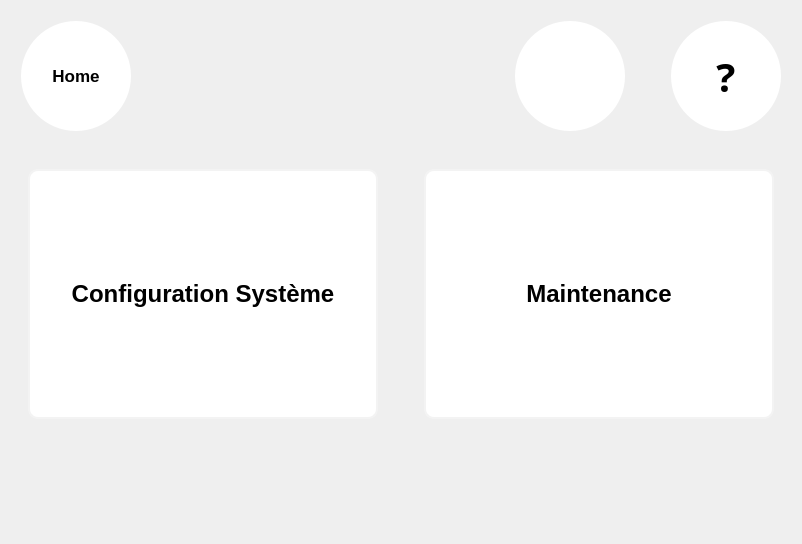
<?xml version="1.0" encoding="UTF-8"?>
<ui version="4.0">
 <class>Setting</class>
 <widget class="QWidget" name="Setting">
  <property name="geometry">
   <rect>
    <x>0</x>
    <y>0</y>
    <width>802</width>
    <height>544</height>
   </rect>
  </property>
  <property name="windowTitle">
   <string>Form</string>
  </property>
  <property name="styleSheet">
   <string notr="true">QToolTip{	
	border:1px white;	
	border-radius:0px;  
	font : 15pt;
	background-color: rgb(114, 114, 114);
	color: rgb(255, 255, 255);	    	
}</string>
  </property>
  <layout class="QGridLayout" name="gridLayout">
   <item row="0" column="0">
    <layout class="QVBoxLayout" name="verticalLayout">
     <property name="margin">
      <number>5</number>
     </property>
     <item>
      <layout class="QHBoxLayout" name="horizontalLayout">
       <property name="margin">
        <number>5</number>
       </property>
       <item>
        <widget class="QToolButton" name="B_Home">
         <property name="minimumSize">
          <size>
           <width>110</width>
           <height>110</height>
          </size>
         </property>
         <property name="maximumSize">
          <size>
           <width>110</width>
           <height>110</height>
          </size>
         </property>
         <property name="palette">
          <palette>
           <active>
            <colorrole role="Button">
             <brush brushstyle="SolidPattern">
              <color alpha="255">
               <red>255</red>
               <green>255</green>
               <blue>255</blue>
              </color>
             </brush>
            </colorrole>
            <colorrole role="Base">
             <brush brushstyle="SolidPattern">
              <color alpha="255">
               <red>255</red>
               <green>255</green>
               <blue>255</blue>
              </color>
             </brush>
            </colorrole>
            <colorrole role="Window">
             <brush brushstyle="SolidPattern">
              <color alpha="255">
               <red>255</red>
               <green>255</green>
               <blue>255</blue>
              </color>
             </brush>
            </colorrole>
           </active>
           <inactive>
            <colorrole role="Button">
             <brush brushstyle="SolidPattern">
              <color alpha="255">
               <red>255</red>
               <green>255</green>
               <blue>255</blue>
              </color>
             </brush>
            </colorrole>
            <colorrole role="Base">
             <brush brushstyle="SolidPattern">
              <color alpha="255">
               <red>255</red>
               <green>255</green>
               <blue>255</blue>
              </color>
             </brush>
            </colorrole>
            <colorrole role="Window">
             <brush brushstyle="SolidPattern">
              <color alpha="255">
               <red>255</red>
               <green>255</green>
               <blue>255</blue>
              </color>
             </brush>
            </colorrole>
           </inactive>
           <disabled>
            <colorrole role="Button">
             <brush brushstyle="SolidPattern">
              <color alpha="255">
               <red>255</red>
               <green>255</green>
               <blue>255</blue>
              </color>
             </brush>
            </colorrole>
            <colorrole role="Base">
             <brush brushstyle="SolidPattern">
              <color alpha="255">
               <red>255</red>
               <green>255</green>
               <blue>255</blue>
              </color>
             </brush>
            </colorrole>
            <colorrole role="Window">
             <brush brushstyle="SolidPattern">
              <color alpha="255">
               <red>255</red>
               <green>255</green>
               <blue>255</blue>
              </color>
             </brush>
            </colorrole>
           </disabled>
          </palette>
         </property>
         <property name="font">
          <font>
           <pointsize>13</pointsize>
           <weight>75</weight>
           <bold>true</bold>
          </font>
         </property>
         <property name="styleSheet">
          <string notr="true">QToolButton{
background-color: rgb(255, 255, 255);
border:none;
border-radius:55px;
max-width:110px;
max-height:110px;
min-width:110px;
min-height:110px;
}

QToolButton:pressed{ 
	background-color: #ECF0F1;
}
QToolTip{
	border:1px white;	
	border-radius:0px;
    min-width:50;
	max-width:450;
	font : 15pt;
	min-height:50;
	max-height:150;
	background-color: rgb(114, 114, 114);
	color: rgb(255, 255, 255);	    	
}</string>
         </property>
         <property name="text">
          <string>Home</string>
         </property>
         <property name="icon">
          <iconset resource="Src.qrc">
           <normaloff>:/ImgList/Home</normaloff>:/ImgList/Home</iconset>
         </property>
         <property name="iconSize">
          <size>
           <width>70</width>
           <height>70</height>
          </size>
         </property>
         <property name="toolButtonStyle">
          <enum>Qt::ToolButtonTextUnderIcon</enum>
         </property>
         <property name="autoRaise">
          <bool>true</bool>
         </property>
        </widget>
       </item>
       <item>
        <spacer name="horizontalSpacer">
         <property name="orientation">
          <enum>Qt::Horizontal</enum>
         </property>
         <property name="sizeHint" stdset="0">
          <size>
           <width>40</width>
           <height>20</height>
          </size>
         </property>
        </spacer>
       </item>
       <item>
        <widget class="QToolButton" name="B_Assistance">
         <property name="font">
          <font>
           <family>Droid Sans Georgian</family>
           <pointsize>30</pointsize>
           <weight>75</weight>
           <bold>true</bold>
          </font>
         </property>
         <property name="styleSheet">
          <string notr="true">QToolButton{
background-color: rgb(255, 255, 255);
border:none;
border-radius:55px;
max-width:110px;
max-height:110px;
min-width:110px;
min-height:110px;
}

QToolButton:pressed{ 
	background-color: #ECF0F1;
}
QToolTip{
	border:1px white;	
	border-radius:0px;
    min-width:50;
	max-width:450;
	font : 15pt;
	min-height:50;
	max-height:150;
	background-color: rgb(114, 114, 114);
	color: rgb(255, 255, 255);	    	
}</string>
         </property>
         <property name="text">
          <string/>
         </property>
         <property name="icon">
          <iconset resource="Src.qrc">
           <normaloff>:/ImgList/BAssistance</normaloff>:/ImgList/BAssistance</iconset>
         </property>
         <property name="iconSize">
          <size>
           <width>70</width>
           <height>70</height>
          </size>
         </property>
         <property name="popupMode">
          <enum>QToolButton::DelayedPopup</enum>
         </property>
         <property name="toolButtonStyle">
          <enum>Qt::ToolButtonIconOnly</enum>
         </property>
         <property name="autoRaise">
          <bool>true</bool>
         </property>
        </widget>
       </item>
       <item>
        <spacer name="horizontalSpacer_6">
         <property name="orientation">
          <enum>Qt::Horizontal</enum>
         </property>
         <property name="sizeType">
          <enum>QSizePolicy::Fixed</enum>
         </property>
         <property name="sizeHint" stdset="0">
          <size>
           <width>40</width>
           <height>20</height>
          </size>
         </property>
        </spacer>
       </item>
       <item>
        <widget class="QToolButton" name="B_Help">
         <property name="palette">
          <palette>
           <active>
            <colorrole role="Button">
             <brush brushstyle="SolidPattern">
              <color alpha="255">
               <red>255</red>
               <green>255</green>
               <blue>255</blue>
              </color>
             </brush>
            </colorrole>
            <colorrole role="Base">
             <brush brushstyle="SolidPattern">
              <color alpha="255">
               <red>255</red>
               <green>255</green>
               <blue>255</blue>
              </color>
             </brush>
            </colorrole>
            <colorrole role="Window">
             <brush brushstyle="SolidPattern">
              <color alpha="255">
               <red>255</red>
               <green>255</green>
               <blue>255</blue>
              </color>
             </brush>
            </colorrole>
           </active>
           <inactive>
            <colorrole role="Button">
             <brush brushstyle="SolidPattern">
              <color alpha="255">
               <red>255</red>
               <green>255</green>
               <blue>255</blue>
              </color>
             </brush>
            </colorrole>
            <colorrole role="Base">
             <brush brushstyle="SolidPattern">
              <color alpha="255">
               <red>255</red>
               <green>255</green>
               <blue>255</blue>
              </color>
             </brush>
            </colorrole>
            <colorrole role="Window">
             <brush brushstyle="SolidPattern">
              <color alpha="255">
               <red>255</red>
               <green>255</green>
               <blue>255</blue>
              </color>
             </brush>
            </colorrole>
           </inactive>
           <disabled>
            <colorrole role="Button">
             <brush brushstyle="SolidPattern">
              <color alpha="255">
               <red>255</red>
               <green>255</green>
               <blue>255</blue>
              </color>
             </brush>
            </colorrole>
            <colorrole role="Base">
             <brush brushstyle="SolidPattern">
              <color alpha="255">
               <red>255</red>
               <green>255</green>
               <blue>255</blue>
              </color>
             </brush>
            </colorrole>
            <colorrole role="Window">
             <brush brushstyle="SolidPattern">
              <color alpha="255">
               <red>255</red>
               <green>255</green>
               <blue>255</blue>
              </color>
             </brush>
            </colorrole>
           </disabled>
          </palette>
         </property>
         <property name="font">
          <font>
           <family>Droid Sans Georgian</family>
           <pointsize>30</pointsize>
           <weight>75</weight>
           <bold>true</bold>
          </font>
         </property>
         <property name="styleSheet">
          <string notr="true">QToolButton{
background-color: rgb(255, 255, 255);
border:none;
border-radius:55px;
max-width:110px;
max-height:110px;
min-width:110px;
min-height:110px;
}

QToolButton:pressed{ 
	background-color: #ECF0F1;
}
QToolTip{
	border:1px white;	
	border-radius:0px;
    min-width:50;
	max-width:450;
	font : 15pt;
	min-height:50;
	max-height:150;
	background-color: rgb(114, 114, 114);
	color: rgb(255, 255, 255);	    	
}</string>
         </property>
         <property name="text">
          <string>?</string>
         </property>
         <property name="popupMode">
          <enum>QToolButton::DelayedPopup</enum>
         </property>
         <property name="toolButtonStyle">
          <enum>Qt::ToolButtonIconOnly</enum>
         </property>
         <property name="autoRaise">
          <bool>true</bool>
         </property>
        </widget>
       </item>
      </layout>
     </item>
     <item>
      <spacer name="verticalSpacer_2">
       <property name="orientation">
        <enum>Qt::Vertical</enum>
       </property>
       <property name="sizeHint" stdset="0">
        <size>
         <width>20</width>
         <height>40</height>
        </size>
       </property>
      </spacer>
     </item>
     <item>
      <layout class="QHBoxLayout" name="horizontalLayout_2">
       <property name="margin">
        <number>5</number>
       </property>
       <item>
        <spacer name="horizontalSpacer_2">
         <property name="orientation">
          <enum>Qt::Horizontal</enum>
         </property>
         <property name="sizeHint" stdset="0">
          <size>
           <width>40</width>
           <height>20</height>
          </size>
         </property>
        </spacer>
       </item>
       <item>
        <widget class="QToolButton" name="B_MenuConfig">
         <property name="minimumSize">
          <size>
           <width>350</width>
           <height>250</height>
          </size>
         </property>
         <property name="maximumSize">
          <size>
           <width>350</width>
           <height>250</height>
          </size>
         </property>
         <property name="palette">
          <palette>
           <active>
            <colorrole role="Button">
             <brush brushstyle="SolidPattern">
              <color alpha="255">
               <red>255</red>
               <green>255</green>
               <blue>255</blue>
              </color>
             </brush>
            </colorrole>
            <colorrole role="Base">
             <brush brushstyle="SolidPattern">
              <color alpha="255">
               <red>255</red>
               <green>255</green>
               <blue>255</blue>
              </color>
             </brush>
            </colorrole>
            <colorrole role="Window">
             <brush brushstyle="SolidPattern">
              <color alpha="255">
               <red>255</red>
               <green>255</green>
               <blue>255</blue>
              </color>
             </brush>
            </colorrole>
           </active>
           <inactive>
            <colorrole role="Button">
             <brush brushstyle="SolidPattern">
              <color alpha="255">
               <red>255</red>
               <green>255</green>
               <blue>255</blue>
              </color>
             </brush>
            </colorrole>
            <colorrole role="Base">
             <brush brushstyle="SolidPattern">
              <color alpha="255">
               <red>255</red>
               <green>255</green>
               <blue>255</blue>
              </color>
             </brush>
            </colorrole>
            <colorrole role="Window">
             <brush brushstyle="SolidPattern">
              <color alpha="255">
               <red>255</red>
               <green>255</green>
               <blue>255</blue>
              </color>
             </brush>
            </colorrole>
           </inactive>
           <disabled>
            <colorrole role="Button">
             <brush brushstyle="SolidPattern">
              <color alpha="255">
               <red>255</red>
               <green>255</green>
               <blue>255</blue>
              </color>
             </brush>
            </colorrole>
            <colorrole role="Base">
             <brush brushstyle="SolidPattern">
              <color alpha="255">
               <red>255</red>
               <green>255</green>
               <blue>255</blue>
              </color>
             </brush>
            </colorrole>
            <colorrole role="Window">
             <brush brushstyle="SolidPattern">
              <color alpha="255">
               <red>255</red>
               <green>255</green>
               <blue>255</blue>
              </color>
             </brush>
            </colorrole>
           </disabled>
          </palette>
         </property>
         <property name="font">
          <font>
           <pointsize>18</pointsize>
           <weight>75</weight>
           <bold>true</bold>
          </font>
         </property>
         <property name="styleSheet">
          <string notr="true">QToolButton{
background-color: rgb(255, 255, 255);
border-radius:10px;
border:2px solid rgb(243, 243, 243);

}

QToolButton:pressed{ 
	background-color: #ECF0F1;
}

QToolTip{
	position:right-center;
	border:1px white;	
	border-radius:0px;
    min-width:350;
	max-width:450;
	font : 15pt;
	min-height:150;
	max-height:150;
	background-color: rgb(114, 114, 114);
	color: rgb(255, 255, 255);
	    	
}</string>
         </property>
         <property name="text">
          <string>Configuration Système</string>
         </property>
         <property name="icon">
          <iconset resource="Src.qrc">
           <normaloff>:/ImgList/Setting</normaloff>:/ImgList/Setting</iconset>
         </property>
         <property name="iconSize">
          <size>
           <width>150</width>
           <height>150</height>
          </size>
         </property>
         <property name="popupMode">
          <enum>QToolButton::DelayedPopup</enum>
         </property>
         <property name="toolButtonStyle">
          <enum>Qt::ToolButtonTextUnderIcon</enum>
         </property>
         <property name="autoRaise">
          <bool>true</bool>
         </property>
        </widget>
       </item>
       <item>
        <spacer name="horizontalSpacer_4">
         <property name="orientation">
          <enum>Qt::Horizontal</enum>
         </property>
         <property name="sizeType">
          <enum>QSizePolicy::Fixed</enum>
         </property>
         <property name="sizeHint" stdset="0">
          <size>
           <width>40</width>
           <height>20</height>
          </size>
         </property>
        </spacer>
       </item>
       <item>
        <widget class="QToolButton" name="B_Maintenance">
         <property name="minimumSize">
          <size>
           <width>350</width>
           <height>250</height>
          </size>
         </property>
         <property name="maximumSize">
          <size>
           <width>350</width>
           <height>250</height>
          </size>
         </property>
         <property name="palette">
          <palette>
           <active>
            <colorrole role="Button">
             <brush brushstyle="SolidPattern">
              <color alpha="255">
               <red>255</red>
               <green>255</green>
               <blue>255</blue>
              </color>
             </brush>
            </colorrole>
            <colorrole role="Base">
             <brush brushstyle="SolidPattern">
              <color alpha="255">
               <red>255</red>
               <green>255</green>
               <blue>255</blue>
              </color>
             </brush>
            </colorrole>
            <colorrole role="Window">
             <brush brushstyle="SolidPattern">
              <color alpha="255">
               <red>255</red>
               <green>255</green>
               <blue>255</blue>
              </color>
             </brush>
            </colorrole>
           </active>
           <inactive>
            <colorrole role="Button">
             <brush brushstyle="SolidPattern">
              <color alpha="255">
               <red>255</red>
               <green>255</green>
               <blue>255</blue>
              </color>
             </brush>
            </colorrole>
            <colorrole role="Base">
             <brush brushstyle="SolidPattern">
              <color alpha="255">
               <red>255</red>
               <green>255</green>
               <blue>255</blue>
              </color>
             </brush>
            </colorrole>
            <colorrole role="Window">
             <brush brushstyle="SolidPattern">
              <color alpha="255">
               <red>255</red>
               <green>255</green>
               <blue>255</blue>
              </color>
             </brush>
            </colorrole>
           </inactive>
           <disabled>
            <colorrole role="Button">
             <brush brushstyle="SolidPattern">
              <color alpha="255">
               <red>255</red>
               <green>255</green>
               <blue>255</blue>
              </color>
             </brush>
            </colorrole>
            <colorrole role="Base">
             <brush brushstyle="SolidPattern">
              <color alpha="255">
               <red>255</red>
               <green>255</green>
               <blue>255</blue>
              </color>
             </brush>
            </colorrole>
            <colorrole role="Window">
             <brush brushstyle="SolidPattern">
              <color alpha="255">
               <red>255</red>
               <green>255</green>
               <blue>255</blue>
              </color>
             </brush>
            </colorrole>
           </disabled>
          </palette>
         </property>
         <property name="font">
          <font>
           <pointsize>18</pointsize>
           <weight>75</weight>
           <bold>true</bold>
          </font>
         </property>
         <property name="styleSheet">
          <string notr="true">QToolButton{
background-color: rgb(255, 255, 255);
border-radius:10px;
border:2px solid rgb(243, 243, 243);

}

QToolButton:pressed{ 
	background-color: #ECF0F1;
}

QToolTip{
	position:right-center;
	border:1px white;	
	border-radius:0px;
    min-width:350;
	max-width:450;
	font : 15pt;
	min-height:150;
	max-height:150;
	background-color: rgb(114, 114, 114);
	color: rgb(255, 255, 255);
	    	
}</string>
         </property>
         <property name="text">
          <string>Maintenance</string>
         </property>
         <property name="icon">
          <iconset resource="Src.qrc">
           <normaloff>:/ImgList/Maintenance</normaloff>:/ImgList/Maintenance</iconset>
         </property>
         <property name="iconSize">
          <size>
           <width>150</width>
           <height>150</height>
          </size>
         </property>
         <property name="toolButtonStyle">
          <enum>Qt::ToolButtonTextUnderIcon</enum>
         </property>
         <property name="autoRaise">
          <bool>true</bool>
         </property>
        </widget>
       </item>
       <item>
        <spacer name="horizontalSpacer_3">
         <property name="orientation">
          <enum>Qt::Horizontal</enum>
         </property>
         <property name="sizeHint" stdset="0">
          <size>
           <width>40</width>
           <height>20</height>
          </size>
         </property>
        </spacer>
       </item>
      </layout>
     </item>
     <item>
      <spacer name="verticalSpacer_3">
       <property name="orientation">
        <enum>Qt::Vertical</enum>
       </property>
       <property name="sizeHint" stdset="0">
        <size>
         <width>20</width>
         <height>40</height>
        </size>
       </property>
      </spacer>
     </item>
     <item>
      <spacer name="verticalSpacer">
       <property name="orientation">
        <enum>Qt::Vertical</enum>
       </property>
       <property name="sizeType">
        <enum>QSizePolicy::Preferred</enum>
       </property>
       <property name="sizeHint" stdset="0">
        <size>
         <width>20</width>
         <height>100</height>
        </size>
       </property>
      </spacer>
     </item>
    </layout>
   </item>
  </layout>
 </widget>
 <resources>
  <include location="Src.qrc"/>
 </resources>
 <connections/>
</ui>
